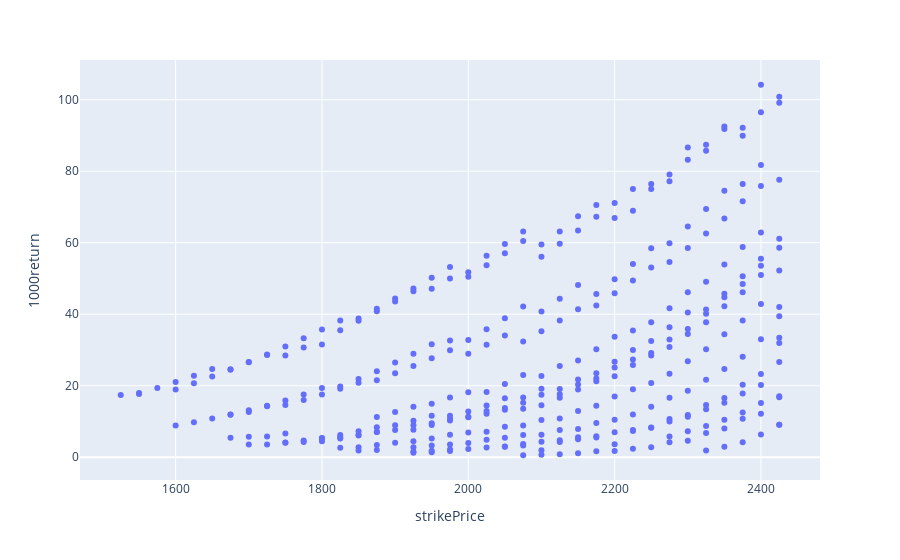

Write notebook code for a chart like this one.
### Code cell
fig = px.scatter(df, x="strikePrice", y="1000return", hover_data=["id", "apr", "strikePrice", "duration"])
fig.show()

### Figure 1 — Plotly figure (JSON) as saved in the notebook; plotly's stock layout.template omitted (floating-point values rounded to 4 significant figures; data arrays with more than 128 entries replaced by an {"elided": "..."} marker saying what was removed)
{"data": [{"customdata": {"elided": "362x3 mixed values"}, "hovertemplate": "strikePrice=%{x}<br>1000return=%{y}<br>id=%{customdata[0]}<br>apr=%{customdata[1]}<br>duration=%{customdata[2]}<extra></extra>", "legendgroup": "", "marker": {"color": "#636efa", "symbol": "circle"}, "mode": "markers", "name": "", "orientation": "v", "showlegend": false, "type": "scatter", "x": {"elided": "362 int values"}, "xaxis": "x", "y": {"elided": "362 float values"}, "yaxis": "y"}], "layout": {"legend": {"tracegroupgap": 0}, "margin": {"t": 60}, "xaxis": {"anchor": "y", "domain": [0, 1], "title": {"text": "strikePrice"}}, "yaxis": {"anchor": "x", "domain": [0, 1], "title": {"text": "1000return"}}}}
